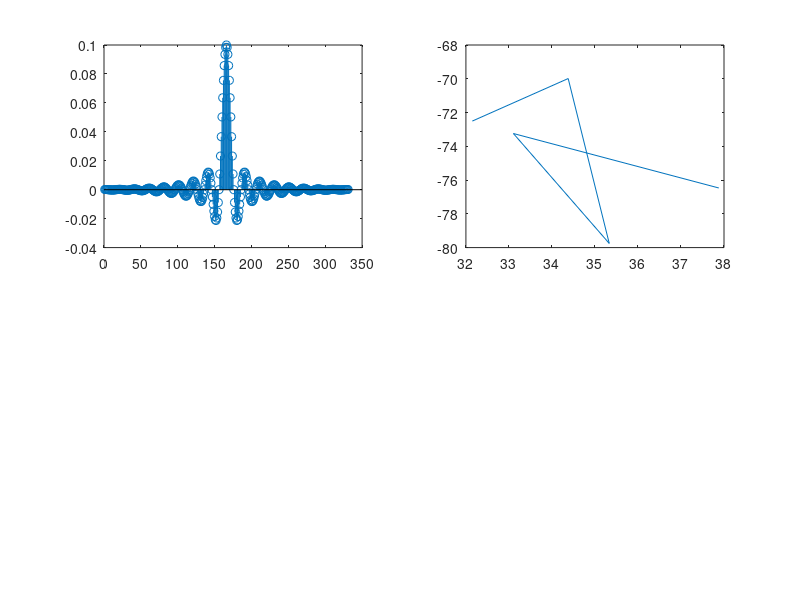

This chart was generated by the following MATLAB code: (Note: this script raises an error after producing the figure.)
% w_c = 0.1pi , Ap = 0.5 dB, As = 50 dB, wp = 0.08pi, ws = 0.12pi
% A = 50 --> Hamming window
% M is x and thus Computational complexity C = (x+1) * 50 = 16550 mults/s
close all;
clear;
clf;
figure
ws = 0.11 * pi; Ap = 0.5; wp = 0.09 * pi; As = 50;
deltap = ((10^(Ap/20))-1)/(10^(Ap/20)+1);
deltas = (1+deltap)/10^(As/(20));
delta = min(deltap,deltas); A = -20*log10(delta);
wc = (ws + wp) / 2;
% 6.6 pi / L = delw
delw = ws - wp;
L = ceil(6.6*pi/delw);
if mod(L-1,2) == 1
    L = L + 1;
end
disp(sprintf("L %d", L));

M = L - 1;
alpha = M/2; n = 0:M;
hd = sinc(wc/pi*(n-alpha))*wc/pi; 
h = hd.*hamming(L)';
subplot(2,2,1);

h_1 = [];
% h_1 = h;
k = 3;
for n = 0:length(h)-1
    
    h_1 = [h_1 h(n+1)*exp(j*2*pi/10*n*k)];
end
stem(h);

[h,w] = freqz(h_1,1, 'whole');
subplot(2,2,2);
plot(w/pi, 20*log10(abs(h)));
i = 512;
while w(i) >= ws
    i = i - 1;
end
if w(i) < ws
    i = i + 1;
end
subplot(2,2,4);
yyaxis right
plot(w(i:512)/pi, 20*log10(abs(h(i:512))));
% line([0,1], [-50,-50]);
% text(1,-50, '-50 dB');
xlabel('omega (\pi rad)');
ylabel('stopband dB');
i = 1;
while w(i) <= wp
    i = i + 1;
end
yyaxis left;
plot(w(1:i)/pi, 20*log10(abs(h(1:i))));
ylabel('passband dB');
subplot(2,2,3);
err = [];
for tmp = 1:512
    if w(tmp) > wc
        err = [err abs(h(tmp))];
    else
        err = [err 1-abs(h(tmp))];
    end
end
plot(w/pi, err);
